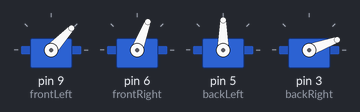
Recording of a sketch running on a simulated Arduino Uno, built with avr-gcc and run on an emulated ATmega328P. Parts: 4 × servo. At 13.6 s the program stops and its outputs stay as they are.

Above: at 1.05 s.
At 1.4 s:
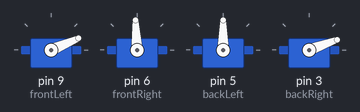
At 2.5 s:
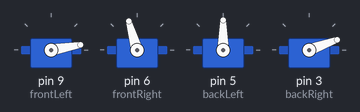
At 4.0 s:
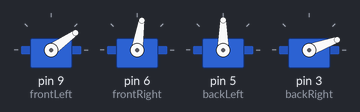
Timing chart, 0 to 6.5 s (numbered marks = the images above):
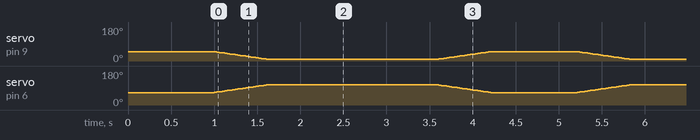

The sketch:

M3.ino
```cpp
#include <Servo.h>

// Define all 4 legs
Servo frontLeft;   // Pin 9
Servo frontRight;  // Pin 6
Servo backLeft;    // Pin 5
Servo backRight;   // Pin 3 (The crooked motor)

// The mechanical offset for the Back Right leg
int offsetBR = -70;

// Trackers for the Kinematics Engine (Set to your Calibrated Neutrals)
int currentFL = 50;
int currentFR = 66;

void setup() {
  // 1. LOCK THE BACK LEGS (Make them a sturdy kickstand)
  backLeft.write(90);
  backRight.write(90 + offsetBR); // Safely sets physical 20 degrees

  // 2. Pre-load the Front legs to their True Neutrals
  frontLeft.write(currentFL);
  frontRight.write(currentFR);

  // 3. Attach all Pins
  frontLeft.attach(9);
  frontRight.attach(6);
  backLeft.attach(5);
  backRight.attach(3);

  delay(1000); // Give the robot a second to stand up and stabilize
}

void loop() {
  // Run the Inward Stretch exactly 3 times
  for (int i = 0; i < 3; i++) {
    frontInwardStretch();
  }

  // Permanent Stop: Freeze the processor when finished
  while (true) {}
}

// --- MOVEMENT FUNCTIONS ---

void frontInwardStretch() {
  // 1. Pull FRONT legs INWARD (The Opposite Direction)
  // FL goes from 50 down to 10. FR goes from 66 up to 106.
  moveFrontLegsSlowly(10, 106);

  // Hold the inward stretch for 2 seconds
  delay(2000);

  // 2. Return exactly to True Neutral
  moveFrontLegsSlowly(50, 66);

  delay(1000); // Wait a second before the next stretch
}


// --- KINEMATICS ENGINE ---
// This smoothly steps the front legs based on their current positions
void moveFrontLegsSlowly(int targetFL, int targetFR) {

  // Keep stepping until the front legs reach their target
  while (currentFL != targetFL || currentFR != targetFR) {

    if (currentFL < targetFL) currentFL++; else if (currentFL > targetFL) currentFL--;
    if (currentFR < targetFR) currentFR++; else if (currentFR > targetFR) currentFR--;

    frontLeft.write(currentFL);
    frontRight.write(currentFR);

    // Speed control (15 is a smooth, safe speed)
    delay(15);
  }
}
```
